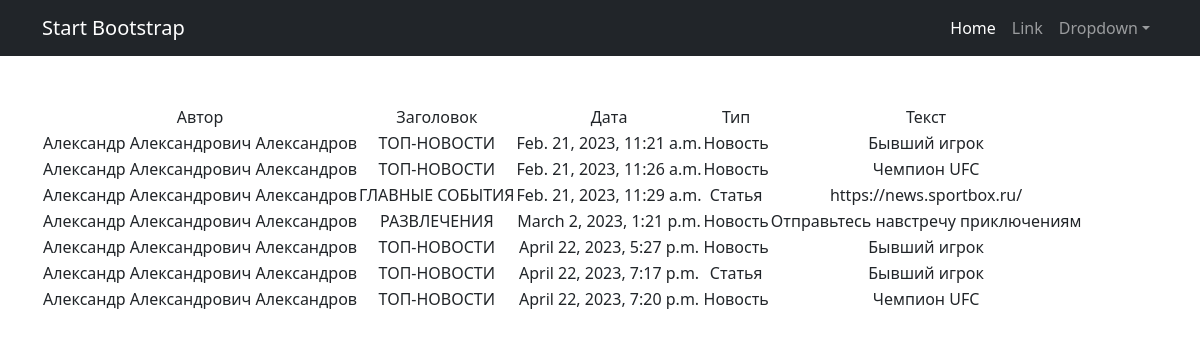
Page /news/ on the committed database.
### news/models.py (models this page shows, shortened)
class Post(models.Model):
    objects = None
    author = models.ForeignKey(Author, on_delete=models.CASCADE)
    rating_post = models.IntegerField(default=0)
    time_in = models.DateTimeField(auto_now_add=True)
    zagolovok = models.CharField(max_length=200)
    choice_title = models.CharField(max_length=2, choices=POST)
    text = models.TextField()
    Category_post = models.ManyToManyField(Category, through='PostCategory')

class Author(models.Model):
    name = models.OneToOneField(User, on_delete=models.CASCADE)
    rating_autor = models.IntegerField(default=0)
    def __str__(self):
        return f'{self.name}'

### news/views.py (the view)
# urls.py: path('', PostList.as_view(), name='post_list'),
class PostList(ListView):
    model = Post
    template_name = 'posts.html'
    context_object_name = 'posts'

### templates/posts.html
{% extends 'default.html' %}
{% block content %}
{% if posts %}
<table>
    <tr>
        <td>Автор</td>
        <td>Заголовок</td>
        <td>Дата</td>
        <td>Тип</td>
        <td>Текст</td>
    </tr>
{% for post in posts %}
        <tr>
        <td>{{ post.author }}</td>
        <td>{{ post.zagolovok }}</td>
        <td>{{ post.time_in }}</td>
        <td>{{ post.get_choice_title_display }}</td>
        <td>{{ post.text }}</td>
    </tr>
{% endfor %}
</table>
{% else %}
Публикаций нет!
{% endif %}
{% endblock content %}

### templates/default.html (shortened to what this page needs)
<!DOCTYPE html>
{% load static %}
<html lang="en">
    <head>
        <link href="{% static 'css/styles.css' %}" rel="stylesheet" />
    </head>
    <body>
        <nav class="navbar navbar-expand-lg navbar-dark bg-dark">
            <div class="container">
                <a class="navbar-brand" href="#">Start Bootstrap</a>
                <div class="collapse navbar-collapse" id="navbarSupportedContent">
                    <ul class="navbar-nav ms-auto mb-2 mb-lg-0">
                        <li class="nav-item"><a class="nav-link active" aria-current="page" href="#">Home</a></li>
                        <li class="nav-item"><a class="nav-link" href="#">Link</a></li>
                        <li class="nav-item dropdown">
                            <a class="nav-link dropdown-toggle" id="navbarDropdown" href="#" role="button" data-bs-toggle="dropdown" aria-expanded="false">Dropdown</a>
                        </li>
                    </ul>
                </div>
            </div>
        </nav>
        <div class="container">
            <div class="text-center mt-5">
                {% block content %}
                {% endblock content %}
            </div>
        </div>
    </body>
</html>

### rows in the picture
Post: author "Александр Александрович Александров", zagolovok "ТОП-НОВОСТИ", time_in "Feb. 21, 2023, 11:21 a.m.", choice_title "Новость", text "Бывший игрок"
Post: author "Александр Александрович Александров", zagolovok "ТОП-НОВОСТИ", time_in "Feb. 21, 2023, 11:26 a.m.", choice_title "Новость", text "Чемпион UFC"
Post: author "Александр Александрович Александров", zagolovok "ГЛАВНЫЕ СОБЫТИЯ", time_in "Feb. 21, 2023, 11:29 a.m.", choice_title "Статья", text "https://news.sportbox.ru/"
Post: author "Александр Александрович Александров", zagolovok "РАЗВЛЕЧЕНИЯ", time_in "March 2, 2023, 1:21 p.m.", choice_title "Новость", text "Отправьтесь навстречу приключениям"
Post: author "Александр Александрович Александров", zagolovok "ТОП-НОВОСТИ", time_in "April 22, 2023, 5:27 p.m.", choice_title "Новость", text "Бывший игрок"
Post: author "Александр Александрович Александров", zagolovok "ТОП-НОВОСТИ", time_in "April 22, 2023, 7:17 p.m.", choice_title "Статья", text "Бывший игрок"
Post: author "Александр Александрович Александров", zagolovok "ТОП-НОВОСТИ", time_in "April 22, 2023, 7:20 p.m.", choice_title "Новость", text "Чемпион UFC"
